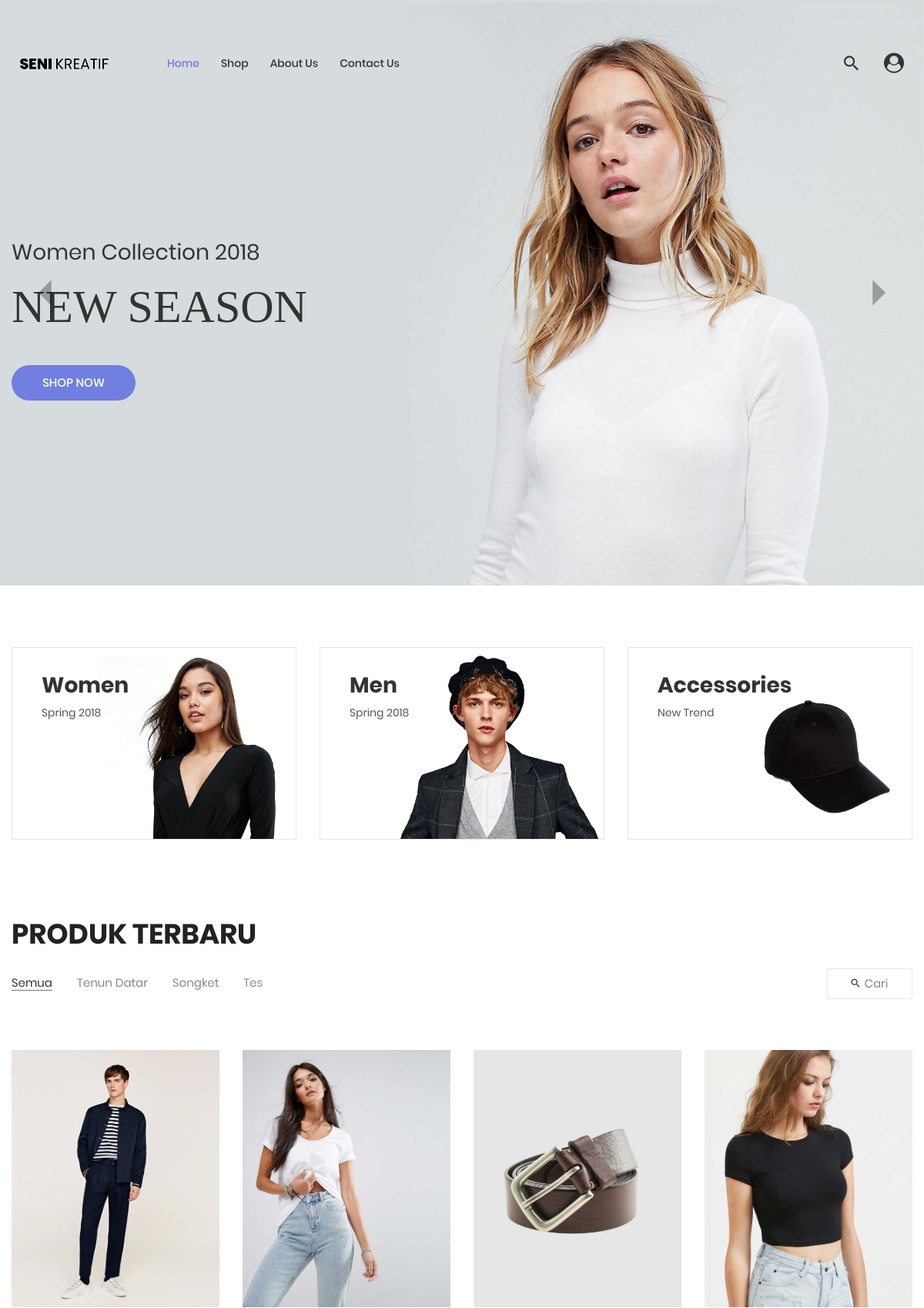
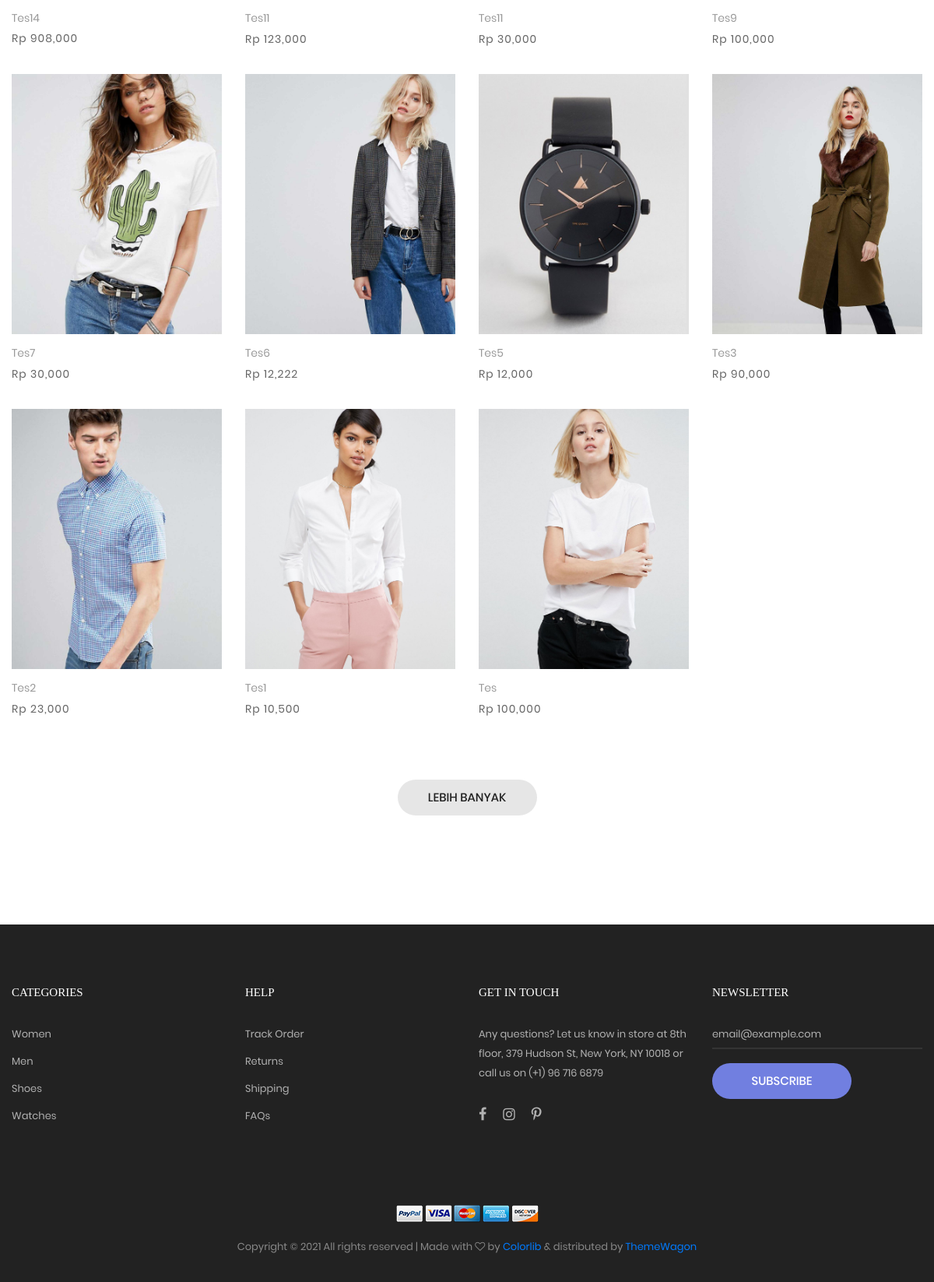
The page / on the database its author committed (2 pictures, top to bottom).
### tables this page shows
CREATE TABLE `tb_kategori` (
  `id_kategori` int(11) NOT NULL,
  `nama` varchar(50) NOT NULL
);

CREATE TABLE `tb_produk` (
  `id_produk` int(11) NOT NULL,
  `id_kategori` int(3) NOT NULL,
  `nama` varchar(50) NOT NULL,
  `foto` varchar(100) NOT NULL,
  `id_jenis_aksesoris` int(3) NOT NULL,
  `harga` int(10) NOT NULL,
  `stok` int(5) NOT NULL,
  `deskripsi` text NOT NULL
);

### index.php (the view, shortened to what this page needs)
<?php
require_once("dashboard/connection.php");
?>
<!DOCTYPE html>
<html lang="en">
   <head>
      <link rel="stylesheet" type="text/css" href="vendor/bootstrap/css/bootstrap.min.css" />
      <link rel="stylesheet" type="text/css" href="fonts/font-awesome-4.7.0/css/font-awesome.min.css" />
      <link rel="stylesheet" type="text/css" href="fonts/iconic/css/material-design-iconic-font.min.css" />
      <link rel="stylesheet" type="text/css" href="fonts/linearicons-v1.0.0/icon-font.min.css" />
      <link rel="stylesheet" type="text/css" href="vendor/animate/animate.css" />
      <link rel="stylesheet" type="text/css" href="vendor/css-hamburgers/hamburgers.min.css" />
      <link rel="stylesheet" type="text/css" href="vendor/animsition/css/animsition.min.css" />
      <link rel="stylesheet" type="text/css" href="vendor/select2/select2.min.css" />
      <link rel="stylesheet" type="text/css" href="vendor/daterangepicker/daterangepicker.css" />
      <link rel="stylesheet" type="text/css" href="vendor/slick/slick.css" />
      <link rel="stylesheet" type="text/css" href="vendor/MagnificPopup/magnific-popup.css" />
      <link rel="stylesheet" type="text/css" href="vendor/perfect-scrollbar/perfect-scrollbar.css" />
      <link rel="stylesheet" type="text/css" href="css/util.css" />
      <link rel="stylesheet" type="text/css" href="css/main.css" />
   </head>
   <body class="animsition">
      <header>
         <div class="container-menu-desktop">
            <div class="wrap-menu-desktop">
               <nav class="limiter-menu-desktop container">
                  <a href="index.php" class="logo">
                     <img src="images/icons/logo-01.png" alt="IMG-LOGO" />
                  </a>
                  <div class="menu-desktop">
                     <ul class="main-menu">
                        <li class="active-menu">
                           <a href="index.php">Home</a>
                        </li>
                        <li>
                           <a href="product.php">Shop</a>
                        </li>
                        <li>
                           <a href="about.php">About Us</a>
                        </li>
                        <li>
                           <a href="contact.php">Contact Us</a>
                        </li>
                     </ul>
                  </div>
                  <div class="wrap-icon-header flex-w flex-r-m">
                     <div class="icon-header-item cl2 hov-cl1 trans-04 p-l-22 p-r-11 js-show-modal-search">
                        <i class="zmdi zmdi-search"></i>
                     </div>
                     <a href="dashboard/" class="dis-block icon-header-item cl2 hov-cl1 trans-04 p-l-22 p-r-11">
                        <i class="fa fa-user-circle"></i>
                     </a>
                  </div>
               </nav>
            </div>
         </div>
      </header>
      <section class="section-slide">
         <div class="wrap-slick1">
            <div class="slick1">
               <div class="item-slick1" style="background-image: url(images/slide-01.jpg)">
                  <div class="container h-full">
                     <div class="flex-col-l-m h-full p-t-100 p-b-30 respon5">
                        <div class="layer-slick1 animated visible-false" data-appear="fadeInDown" data-delay="0">
                           <span class="ltext-101 cl2 respon2"> Women Collection 2018 </span>
                        </div>
                        <div class="layer-slick1 animated visible-false" data-appear="fadeInUp" data-delay="800">
                           <h2 class="ltext-201 cl2 p-t-19 p-b-43 respon1">NEW SEASON</h2>
                        </div>
                        <div class="layer-slick1 animated visible-false" data-appear="zoomIn" data-delay="1600">
                           <a href="product.html" class="flex-c-m stext-101 cl0 size-101 bg1 bor1 hov-btn1 p-lr-15 trans-04"> Shop Now </a>
                        </div>
                     </div>
                  </div>
               </div>
            </div>
         </div>
      </section>
      <div class="sec-banner bg0 p-t-80 p-b-50">
         <div class="container">
            <div class="row">
               <div class="col-md-6 col-xl-4 p-b-30 m-lr-auto">
                  <div class="block1 wrap-pic-w">
                     <img src="images/banner-01.jpg" alt="IMG-BANNER" />
                     <a href="product.html" class="block1-txt ab-t-l s-full flex-col-l-sb p-lr-38 p-tb-34 trans-03 respon3">
                        <div class="block1-txt-child1 flex-col-l">
                           <span class="block1-name ltext-102 trans-04 p-b-8"> Women </span>
                           <span class="block1-info stext-102 trans-04"> Spring 2018 </span>
                        </div>
                     </a>
                  </div>
               </div>
               <div class="col-md-6 col-xl-4 p-b-30 m-lr-auto">
                  <div class="block1 wrap-pic-w">
                     <img src="images/banner-02.jpg" alt="IMG-BANNER" />
                     <a href="product.html" class="block1-txt ab-t-l s-full flex-col-l-sb p-lr-38 p-tb-34 trans-03 respon3">
                        <div class="block1-txt-child1 flex-col-l">
                           <span class="block1-name ltext-102 trans-04 p-b-8"> Men </span>
                           <span class="block1-info stext-102 trans-04"> Spring 2018 </span>
                        </div>
                     </a>
                  </div>
               </div>
               <div class="col-md-6 col-xl-4 p-b-30 m-lr-auto">
                  <div class="block1 wrap-pic-w">
                     <img src="images/banner-03.jpg" alt="IMG-BANNER" />
                     <a href="product.html" class="block1-txt ab-t-l s-full flex-col-l-sb p-lr-38 p-tb-34 trans-03 respon3">
                        <div class="block1-txt-child1 flex-col-l">
                           <span class="block1-name ltext-102 trans-04 p-b-8"> Accessories </span>
                           <span class="block1-info stext-102 trans-04"> New Trend </span>
                        </div>
                     </a>
                  </div>
               </div>
            </div>
         </div>
      </div>
      <section class="bg0 p-t-23 p-b-140">
         <div class="container">
            <div class="p-b-10">
               <h3 class="ltext-103 cl5">Produk Terbaru</h3>
            </div>
            <div class="flex-w flex-sb-m p-b-52">
               <div class="flex-w flex-l-m filter-tope-group m-tb-10">
                  <button class="stext-106 cl6 hov1 bor3 trans-04 m-r-32 m-tb-5 how-active1" data-filter="*">Semua</button>
                  <?php
                     $query = "SELECT * FROM tb_kategori";
                     $result = mysqli_query($mysqli, $query);
                     foreach( $result as $ktg ) :
                  ?>
                     <button class="stext-106 cl6 hov1 bor3 trans-04 m-r-32 m-tb-5" data-filter=".<?= $ktg['id_kategori']; ?>"><?= $ktg['nama']; ?></button>
                  <?php endforeach; ?>
               </div>
               <div class="flex-w flex-c-m m-tb-10">
                  <div class="flex-c-m stext-106 cl6 size-105 bor4 pointer hov-btn3 trans-04 m-tb-4 js-show-search">
                     <i class="icon-search cl2 m-r-6 fs-15 trans-04 zmdi zmdi-search"></i>
                     Cari
                  </div>
               </div>
            </div>
            <div class="row isotope-grid">
            <?php
            $query = "SELECT * FROM tb_produk ORDER BY id_produk DESC LIMIT 12";
            $result = mysqli_query( $mysqli, $query );
            foreach( $result as $produk ) :
               $idProduk = $produk['id_produk'];
               $nama = $produk['nama'];
               $idKategori = $produk['id_kategori'];
               $foto = $produk['foto'];
               $harga = $produk['harga'];
            ?>
               <div class="col-sm-6 col-md-4 col-lg-3 p-b-35 isotope-item <?= $idKategori; ?>">
                  <div class="block2">
                     <div class="block2-pic hov-img0">
                        <img src="dashboard/<?= $foto; ?>" alt="IMG-PRODUCT" />
                     </div>
                     <div class="block2-txt flex-w flex-t p-t-14">
                        <div class="block2-txt-child1 flex-col-l">
                           <a href="product-detail.php?id_produk=<?= $idProduk; ?>" class="stext-104 cl4 hov-cl1 trans-04 js-name-b2 p-b-6"> <?= $nama; ?> </a>
                           <span class="stext-105 cl3"> Rp <?= number_format($harga); ?> </span>
                        </div>
                     </div>
                  </div>
               </div>
            <?php endforeach; ?>
            </div>
            <div class="flex-c-m flex-w w-full p-t-45">
               <a href="product.php" class="flex-c-m stext-101 cl5 size-103 bg2 bor1 hov-btn1 p-lr-15 trans-04"> LEBIH BANYAK </a>
            </div>
         </div>
      </section>
      <footer class="bg3 p-t-75 p-b-32">
         <div class="container">
            <div class="row">
               <div class="col-sm-6 col-lg-3 p-b-50">
                  <h4 class="stext-301 cl0 p-b-30">Categories</h4>
                  <ul>
                     <li class="p-b-10">
                        <a href="#" class="stext-107 cl7 hov-cl1 trans-04"> Women </a>
                     </li>
                     <li class="p-b-10">
                        <a href="#" class="stext-107 cl7 hov-cl1 trans-04"> Men </a>
                     </li>
                     <li class="p-b-10">
                        <a href="#" class="stext-107 cl7 hov-cl1 trans-04"> Shoes </a>
                     </li>
                     <li class="p-b-10">
                        <a href="#" class="stext-107 cl7 hov-cl1 trans-04"> Watches </a>
                     </li>
                  </ul>
               </div>
               <div class="col-sm-6 col-lg-3 p-b-50">
                  <h4 class="stext-301 cl0 p-b-30">Help</h4>
                  <ul>
                     <li class="p-b-10">
                        <a href="#" class="stext-107 cl7 hov-cl1 trans-04"> Track Order </a>
                     </li>
                     <li class="p-b-10">
                        <a href="#" class="stext-107 cl7 hov-cl1 trans-04"> Returns </a>
                     </li>
                     <li class="p-b-10">
                        <a href="#" class="stext-107 cl7 hov-cl1 trans-04"> Shipping </a>
                     </li>
                     <li class="p-b-10">
                        <a href="#" class="stext-107 cl7 hov-cl1 trans-04"> FAQs </a>
                     </li>
                  </ul>
               </div>
               <div class="col-sm-6 col-lg-3 p-b-50">
                  <h4 class="stext-301 cl0 p-b-30">GET IN TOUCH</h4>
                  <p class="stext-107 cl7 size-201">Any questions? Let us know in store at 8th floor, 379 Hudson St, New York, NY 10018 or call us on (+1) 96 716 6879</p>
                  <div class="p-t-27">
                     <a href="#" class="fs-18 cl7 hov-cl1 trans-04 m-r-16">
                        <i class="fa fa-facebook"></i>
                     </a>
                     <a href="#" class="fs-18 cl7 hov-cl1 trans-04 m-r-16">
                        <i class="fa fa-instagram"></i>
                     </a>
                     <a href="#" class="fs-18 cl7 hov-cl1 trans-04 m-r-16">
                        <i class="fa fa-pinterest-p"></i>
                     </a>
                  </div>
               </div>
               <div class="col-sm-6 col-lg-3 p-b-50">
                  <h4 class="stext-301 cl0 p-b-30">Newsletter</h4>
                  <form>
                     <div class="wrap-input1 w-full p-b-4">
                        <input class="input1 bg-none plh1 stext-107 cl7" type="text" name="email" placeholder="email@example.com" />
                     </div>
                     <div class="p-t-18">
                        <button class="flex-c-m stext-101 cl0 size-103 bg1 bor1 hov-btn2 p-lr-15 trans-04">Subscribe</button>
                     </div>
                  </form>
               </div>
            </div>
            <div class="p-t-40">
               <div class="flex-c-m flex-w p-b-18">
                  <a href="#" class="m-all-1">
                     <img src="images/icons/icon-pay-01.png" alt="ICON-PAY" />
                  </a>
                  <a href="#" class="m-all-1">
                     <img src="images/icons/icon-pay-02.png" alt="ICON-PAY" />
                  </a>
                  <a href="#" class="m-all-1">
                     <img src="images/icons/icon-pay-03.png" alt="ICON-PAY" />
                  </a>
                  <a href="#" class="m-all-1">
                     <img src="images/icons/icon-pay-04.png" alt="ICON-PAY" />
                  </a>
                  <a href="#" class="m-all-1">
                     <img src="images/icons/icon-pay-05.png" alt="ICON-PAY" />
                  </a>
               </div>
               <p class="stext-107 cl6 txt-center">
                  Copyright &copy;
                  All rights reserved | Made with <i class="fa fa-heart-o" aria-hidden="true"></i> by <a href="https://colorlib.com" target="_blank">Colorlib</a> &amp; distributed by
                  <a href="https://themewagon.com" target="_blank">ThemeWagon</a>
               </p>
            </div>
         </div>
      </footer>
   </body>
</html>

### rows shown on the page
tb_kategori: nama "Tenun Datar"
tb_kategori: nama "Songket"
tb_kategori: nama "Tes"
tb_produk: foto (picture), nama "Tes14", harga "908,000"
tb_produk: foto (picture), nama "Tes11", harga "123,000"
tb_produk: foto (picture), nama "Tes11", harga "30,000"
tb_produk: foto (picture), nama "Tes9", harga "100,000"
tb_produk: foto (picture), nama "Tes7", harga "30,000"
tb_produk: foto (picture), nama "Tes6", harga "12,222"
tb_produk: foto (picture), nama "Tes5", harga "12,000"
tb_produk: foto (picture), nama "Tes3", harga "90,000"
tb_produk: foto (picture), nama "Tes2", harga "23,000"
tb_produk: foto (picture), nama "Tes1", harga "10,500"
tb_produk: foto (picture), nama "Tes", harga "100,000"
